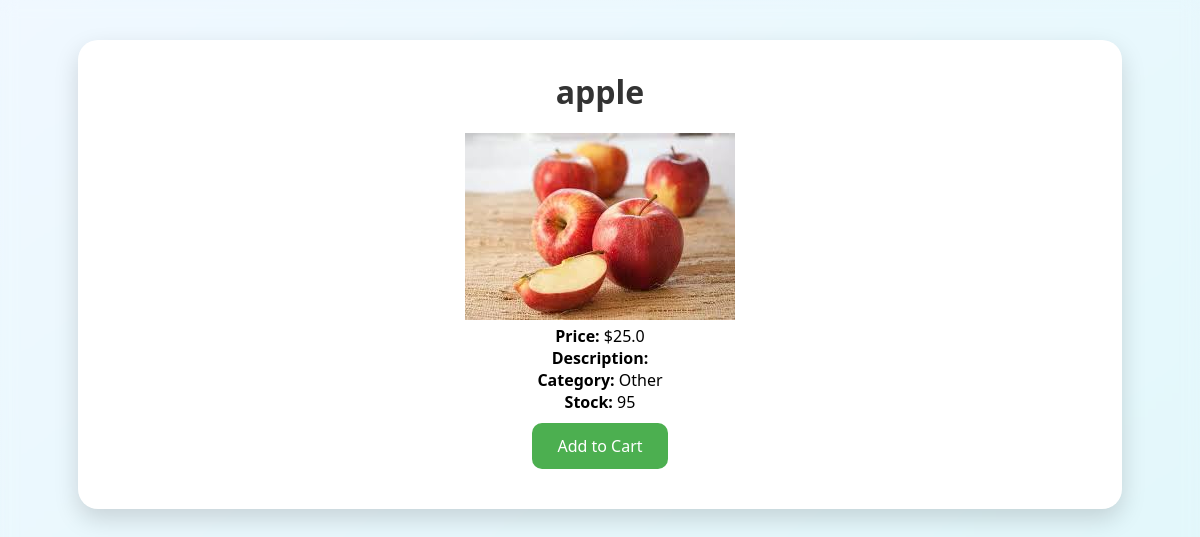
The app's page /product/basic/4 (signed in) with its own data.
### tables this page shows
CREATE TABLE products (
                        id INTEGER PRIMARY KEY AUTOINCREMENT,
                        name TEXT,
                        price REAL,
                        image TEXT,
                        description TEXT,
                        category TEXT,
                        stock INTEGER DEFAULT 100
                    );

### app.py (the view)
@app.route('/product/basic/<int:product_id>')
def basic_product_detail(product_id):
    if 'user' not in session:
        return redirect('/login')
    with sqlite3.connect(DATABASE) as con:
        product = con.execute("SELECT * FROM products WHERE id=?",
                            (product_id,)).fetchone()
        if not product:
            flash("Product not found", 'error')
            return redirect('/products')
    return render_template('product_detail.html', product=product)

### templates/product_detail.html (shortened to what this page needs)
<!DOCTYPE html>
<html>
<head>
    <link rel="stylesheet" href="{{ url_for('static', filename='style.css') }}">
</head>
<body>
    <div class="container">
        <h1>{{ product[1] }}</h1>
        <div class="product-detail">
            <img src="{{ url_for('static', filename=product[3]) }}"
                 alt="{{ product[1] }}"
                 onerror="this.src='{{ url_for('static', filename='images/default-product.png') }}'">
            <div class="product-info">
                <p><strong>Price:</strong> ${{ product[2] }}</p>
                <p><strong>Description:</strong> {{ product[4] }}</p>
                <p><strong>Category:</strong> {{ product[5] }}</p>
                <p><strong>Stock:</strong> {{ product[6] }}</p>
                <a href="/add_to_cart/{{ product[0] }}" class="btn">Add to Cart</a>
            </div>
        </div>
    </div>
</body>
</html>

### static/style.css (style rules this page uses)
body { background-image: url('/static/images/grocery_bg.jpg'); background-size: cover; background-position: center; background-attachment: fixed; margin: 0; min-height: 100vh; position: relative; }
body::before { content: ""; position: fixed; top: 0; left: 0; right: 0; bottom: 0; background: inherit; background-size: cover; background-position: center; filter: blur(8px); z-index: -1; }
.container, .form-container, .product-container, .center-box, .admin-container { background-color: rgba(255, 255, 255, 0.85); backdrop-filter: blur(2px); border-radius: 10px; padding: 20px; margin: 20px auto; box-shadow: 0 0 20px rgba(0, 0, 0, 0.1); }
body { background-image: url('/static/images/admin_bg.jpg'); background-size: cover; background-position: center; background-attachment: fixed; margin: 0; min-height: 100vh; position: relative; }
* { box-sizing: border-box; margin: 0; padding: 0; }
body { font-family: 'Segoe UI', Tahoma, Geneva, Verdana, sans-serif; background: linear-gradient(145deg, #f0f8ff, #e0f7fa); margin: 0; padding: 20px; display: flex; justify-content: center; align-items: flex-start; min-height: 100vh; animation: fadeIn 1s ease; }
.container, .form-container, .product-container, .center-box, .admin-container { background: #ffffff; padding: 30px; border-radius: 20px; box-shadow: 0 10px 25px rgba(0, 0, 0, 0.15); text-align: center; width: 90%; max-width: 1200px; margin: 20px auto; animation: scaleIn 0.6s ease; }
h1, h2, h3 { color: #333; margin-bottom: 20px; }
a { text-decoration: none; color: inherit; }
.btn { display: inline-block; margin: 10px 5px; padding: 12px 25px; background: #4caf50; color: #fff; border-radius: 10px; transition: all 0.3s ease; border: none; cursor: pointer; font-size: 16px; font-weight: 500; }

### records on screen
products: name "apple", image+name (picture), price "25.0", category "Other", stock "95"
